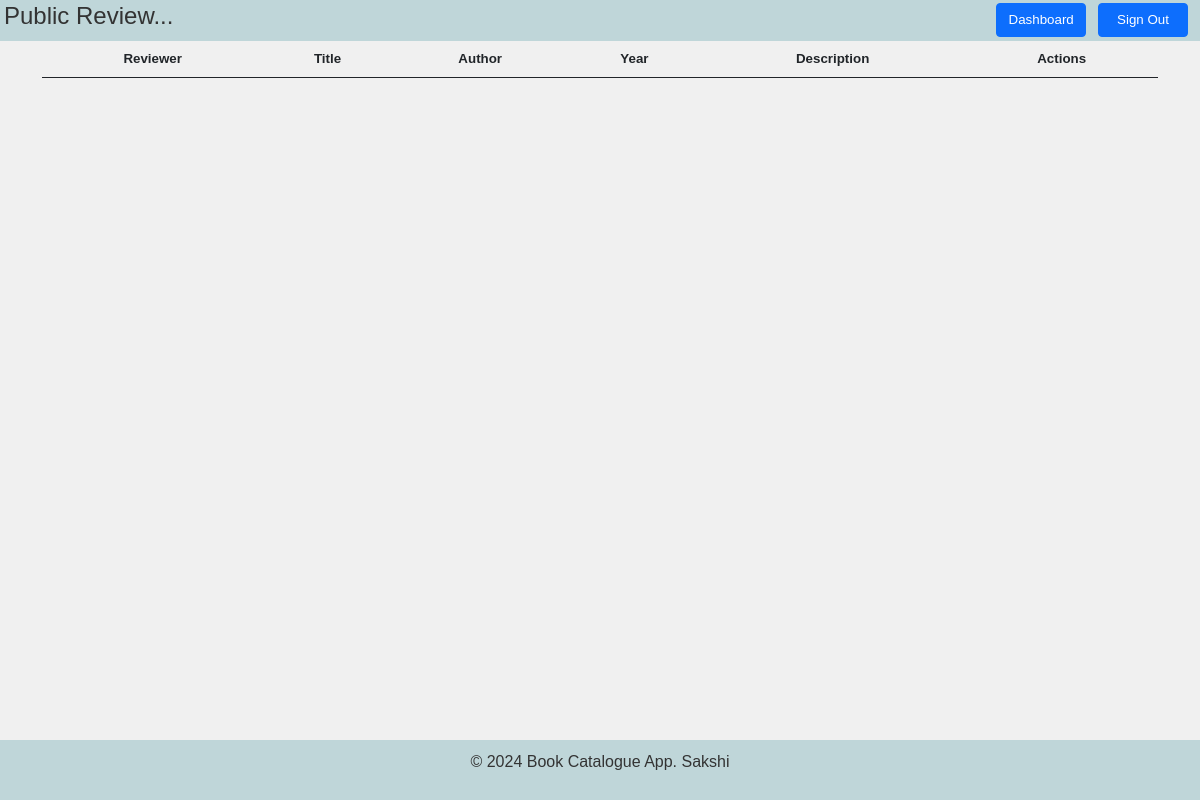
The app's page /public_review/ (signed in), older data.
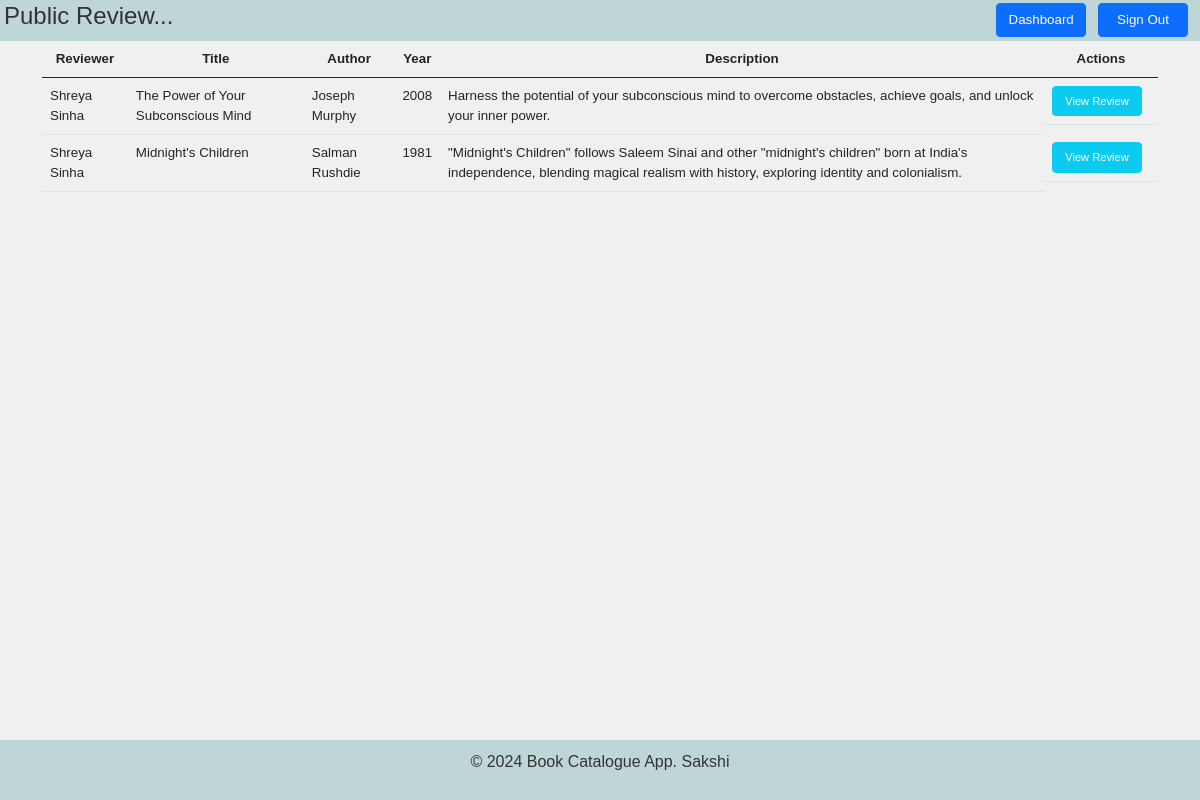
The same page, newer data.
### access/models.py (models this page shows, shortened)
class Book(models.Model):
    Book_id = models.AutoField(primary_key=True, default=None)
    user = models.ForeignKey(User, on_delete=models.CASCADE)
    book_name = models.CharField(max_length=200)
    author_name = models.CharField(max_length=200, null=True)
    year_of_release = models.IntegerField()
    description = models.TextField()
    rating = models.IntegerField(choices=[(i, i) for i in range(1, 6)])
    comment = models.TextField()
    public = models.BooleanField(default=False)
    created_at = models.DateTimeField(auto_now=True, null=True)

### access/views.py (the view)
# urls.py: path("public_review/", get_public_review, name="public_review"),
@login_required
def get_public_review(request):
    if request.method == "GET":
        public_book_list = (
            Book.objects.exclude(user_id=request.user.id)
            .filter(public=True)
            .order_by("-rating")
        )
    return render(request, "public_book.html", {"public_book_list": public_book_list})

### access/templates/public_book.html (shortened to what this page needs)
<!doctype html>
<html lang="en">
<head>
    <link href="https://cdn.jsdelivr.net/npm/bootstrap@5.0.2/dist/css/bootstrap.min.css" rel="stylesheet">
</head>
<body>
    <header>
        <div class="header-content">
            {% if user.is_authenticated %}
            <div class="welcome">
                <h4>Public Review...</h4>
            </div>
            <div class="logout">
                <a href="/home/" class="btn btn-primary">Dashboard</a>
                <a href="/signout/" class="btn btn-primary">Sign Out</a>
            </div>
            {% endif %}
        </div>
    </header>
    <div class="container">
        <table class="table">
            <thead class="thead-dark">
                <tr>
                    <th scope="col">Reviewer</th>
                    <th scope="col">Title</th>
                    <th scope="col">Author</th>
                    <th scope="col">Year</th>
                    <th scope="col">Description</th>
                    <th scope="col">Actions</th>
                </tr>
            </thead>
            <tbody>
                {% for book in public_book_list %}
                <tr>
                    <td>{{ book.user.first_name }} {{ book.user.last_name }}</td>
                    <td>{{ book.book_name }}</td>
                    <td>{{ book.author_name }}</td>
                    <td>{{ book.year_of_release }}</td>
                    <td>{{ book.description }}</td>
                    <td class="action-button">
                        <button class="btn btn-info" onclick="openReview(this)" data-rating="{{ book.rating }}"
                            data-comment="{{ book.comment }}" data-public="{{ book.public }}">View Review</button>
                    </td>
                </tr>
                {% endfor %}
            </tbody>
        </table>
    </div>
    <footer>
        <p>&copy; 2024 Book Catalogue App. Sakshi</p>
    </footer>
</body>
</html>

### access/templates/public_book.html (style rules this page uses)
body { font-family: Arial, sans-serif; margin: 0; padding: 0; height: 100vh; display: flex; flex-direction: column; background-color: #f0f0f0; }
header { background-color: #bfd6d9; color: #333; padding: 2px 4px; }
.header-content { display: flex; align-items: center; }
.logout { margin-left: auto; }
footer { background-color: #bfd6d9; color: #333; padding: 10px 20px; margin-top: auto; text-align: center; }
.table th { font-size: smaller; text-align: center; }
.table td { font-size: smaller; }
.action-button { display: flex; margin-left: auto; }
.btn { font-size: smaller; color: #ffffff; margin-right: 8px; width: 90px; }

Row changes from the older to the newer data that the page shows:
added Book: user.first_name "Shreya", user.last_name "Sinha", book_name "The Power of Your Subconscious Mind", author_name "Joseph Murphy", year_of_release "2008", description "Harness the potential of your subconscious mind to overcome obstacles, achieve goals, and unlock your inner power."
added Book: user.first_name "Shreya", user.last_name "Sinha", book_name "Midnight's Children", author_name "Salman Rushdie", year_of_release "1981", description "\"Midnight's Children\" follows Saleem Sinai and other \"midnight's children\" born at India's independence, blending magical realism with history, exploring identity and colonialism."
